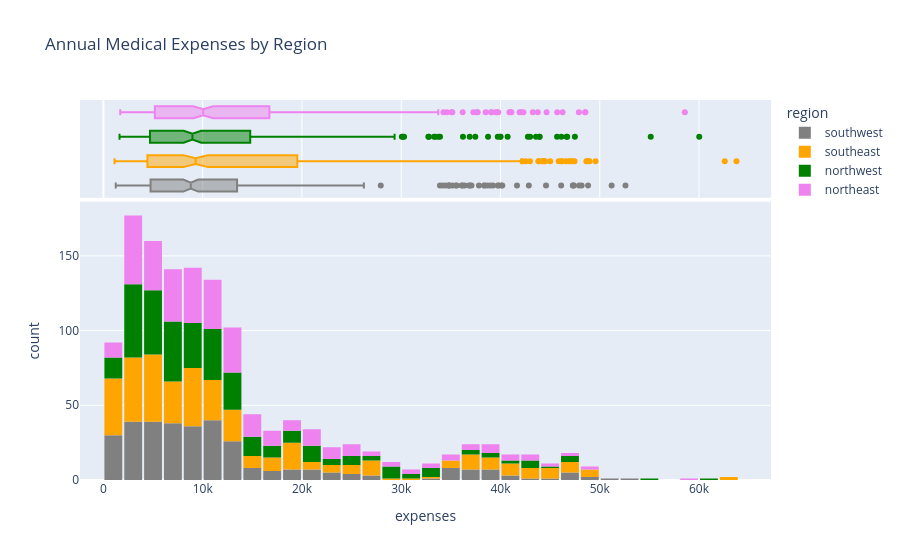

Notebook cell for this chart:
### Code cell
fig = px.histogram(df,
                    x="expenses",
                    marginal="box",
                    color="region",
                    color_discrete_sequence=["grey", "orange", "green","violet"],
                    title="Annual Medical Expenses by Region")
fig.update_layout(bargap=0.1)
fig.show()

### Figure 1 — Plotly figure (JSON) as saved in the notebook; plotly's stock layout.template omitted (floating-point values rounded to 4 significant figures; data arrays with more than 128 entries replaced by an {"elided": "..."} marker saying what was removed)
{"data": [{"bingroup": "x", "hovertemplate": "region=southwest<br>expenses=%{x}<br>count=%{y}<extra></extra>", "legendgroup": "southwest", "marker": {"color": "grey", "pattern": {"shape": ""}}, "name": "southwest", "orientation": "v", "showlegend": true, "type": "histogram", "x": {"elided": "325 float values"}, "xaxis": "x", "yaxis": "y"}, {"hovertemplate": "region=southwest<br>expenses=%{x}<extra></extra>", "legendgroup": "southwest", "marker": {"color": "grey"}, "name": "southwest", "notched": true, "showlegend": false, "type": "box", "x": {"elided": "325 float values"}, "xaxis": "x2", "yaxis": "y2"}, {"bingroup": "x", "hovertemplate": "region=southeast<br>expenses=%{x}<br>count=%{y}<extra></extra>", "legendgroup": "southeast", "marker": {"color": "orange", "pattern": {"shape": ""}}, "name": "southeast", "orientation": "v", "showlegend": true, "type": "histogram", "x": {"elided": "364 float values"}, "xaxis": "x", "yaxis": "y"}, {"hovertemplate": "region=southeast<br>expenses=%{x}<extra></extra>", "legendgroup": "southeast", "marker": {"color": "orange"}, "name": "southeast", "notched": true, "showlegend": false, "type": "box", "x": {"elided": "364 float values"}, "xaxis": "x2", "yaxis": "y2"}, {"bingroup": "x", "hovertemplate": "region=northwest<br>expenses=%{x}<br>count=%{y}<extra></extra>", "legendgroup": "northwest", "marker": {"color": "green", "pattern": {"shape": ""}}, "name": "northwest", "orientation": "v", "showlegend": true, "type": "histogram", "x": {"elided": "325 float values"}, "xaxis": "x", "yaxis": "y"}, {"hovertemplate": "region=northwest<br>expenses=%{x}<extra></extra>", "legendgroup": "northwest", "marker": {"color": "green"}, "name": "northwest", "notched": true, "showlegend": false, "type": "box", "x": {"elided": "325 float values"}, "xaxis": "x2", "yaxis": "y2"}, {"bingroup": "x", "hovertemplate": "region=northeast<br>expenses=%{x}<br>count=%{y}<extra></extra>", "legendgroup": "northeast", "marker": {"color": "violet", "pattern": {"shape": ""}}, "name": "northeast", "orientation": "v", "showlegend": true, "type": "histogram", "x": {"elided": "324 float values"}, "xaxis": "x", "yaxis": "y"}, {"hovertemplate": "region=northeast<br>expenses=%{x}<extra></extra>", "legendgroup": "northeast", "marker": {"color": "violet"}, "name": "northeast", "notched": true, "showlegend": false, "type": "box", "x": {"elided": "324 float values"}, "xaxis": "x2", "yaxis": "y2"}], "layout": {"bargap": 0.1, "barmode": "relative", "legend": {"title": {"text": "region"}, "tracegroupgap": 0}, "title": {"text": "Annual Medical Expenses by Region"}, "xaxis": {"anchor": "y", "domain": [0, 1], "title": {"text": "expenses"}}, "xaxis2": {"anchor": "y2", "domain": [0, 1], "matches": "x", "showgrid": true, "showticklabels": false}, "yaxis": {"anchor": "x", "domain": [0, 0.7326], "title": {"text": "count"}}, "yaxis2": {"anchor": "x2", "domain": [0.7426, 1], "matches": "y2", "showgrid": false, "showline": false, "showticklabels": false, "ticks": ""}}}
